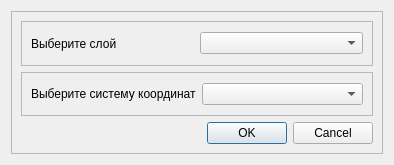
<?xml version="1.0" encoding="UTF-8"?>
<ui version="4.0">
 <class>LIPVectorAssignProjectForm</class>
 <widget class="QDialog" name="LIPVectorAssignProjectForm">
  <property name="geometry">
   <rect>
    <x>0</x>
    <y>0</y>
    <width>394</width>
    <height>165</height>
   </rect>
  </property>
  <property name="windowTitle">
   <string>Dialog</string>
  </property>
  <layout class="QHBoxLayout" name="horizontalLayout">
   <item>
    <widget class="QFrame" name="frame">
     <property name="frameShape">
      <enum>QFrame::StyledPanel</enum>
     </property>
     <property name="frameShadow">
      <enum>QFrame::Raised</enum>
     </property>
     <layout class="QVBoxLayout" name="verticalLayout">
      <item>
       <widget class="QFrame" name="frame_2">
        <property name="frameShape">
         <enum>QFrame::StyledPanel</enum>
        </property>
        <property name="frameShadow">
         <enum>QFrame::Raised</enum>
        </property>
        <layout class="QHBoxLayout" name="horizontalLayout_2">
         <item>
          <widget class="QLabel" name="label">
           <property name="text">
            <string>Выберите слой</string>
           </property>
          </widget>
         </item>
         <item>
          <widget class="LIPComboBox" name="comboBoxLayer"/>
         </item>
        </layout>
       </widget>
      </item>
      <item>
       <widget class="QFrame" name="frame_6">
        <property name="frameShape">
         <enum>QFrame::StyledPanel</enum>
        </property>
        <property name="frameShadow">
         <enum>QFrame::Raised</enum>
        </property>
        <layout class="QHBoxLayout" name="horizontalLayout_5">
         <item>
          <widget class="QLabel" name="label_3">
           <property name="text">
            <string>Выберите систему координат</string>
           </property>
          </widget>
         </item>
         <item>
          <widget class="LIPCRSComboBox" name="comboBoxCRS"/>
         </item>
        </layout>
       </widget>
      </item>
      <item>
       <widget class="QDialogButtonBox" name="buttonBox">
        <property name="sizePolicy">
         <sizepolicy hsizetype="Expanding" vsizetype="Fixed">
          <horstretch>0</horstretch>
          <verstretch>0</verstretch>
         </sizepolicy>
        </property>
        <property name="standardButtons">
         <set>QDialogButtonBox::Cancel|QDialogButtonBox::Ok</set>
        </property>
       </widget>
      </item>
     </layout>
    </widget>
   </item>
  </layout>
 </widget>
 <customwidgets>
  <customwidget>
   <class>LIPCRSComboBox</class>
   <extends>QComboBox</extends>
   <header>lipcrscombobox.h</header>
  </customwidget>
  <customwidget>
   <class>LIPComboBox</class>
   <extends>QComboBox</extends>
   <header>lipcombobox.h</header>
  </customwidget>
 </customwidgets>
 <resources/>
 <connections/>
</ui>
